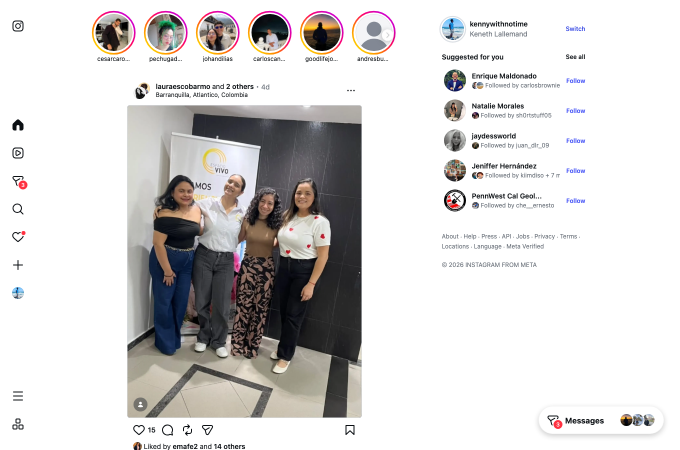
#> input picture reports/inspect.png, 1360 x 900 px (shown at 1/2 size)
$ python make-icons.py ../reports/inspect.png
#> lines starting #> are read from the running program, lines starting #| are printed output that depends on the picture
#!/usr/bin/env python3
"""Genera todos los iconos desde un PNG cuadrado (idealmente 1024x1024).

    python3 tools/make-icons.py <fuente.png> [--preview <dir>]

- iOS 1024: cuadrado completo, sin alfa (App Store lo exige).
- macOS: squircle con margen y esquinas transparentes, todas las tallas.
- Extensión: 16/32/48/128 (squircle, alfa).
- Reescribe AppIcon.appiconset/Contents.json.
"""
import json
import os
import sys
from PIL import Image, ImageDraw

SRC = sys.argv[1] if len(sys.argv) > 1 else "/tmp/barelysocial-icon-src.png"
PREVIEW = None
if "--preview" in sys.argv:
    PREVIEW = sys.argv[sys.argv.index("--preview") + 1]

EXT = "extension/icons"
APP = "BarelySocial/Shared (App)/Assets.xcassets/AppIcon.appiconset"


def square(im):
    im = im.convert("RGBA")
    side = min(im.size)
#> side = 900
    left = (im.width - side) // 2
#> left = 230
    top = (im.height - side) // 2
#> top = 0
    return im.crop((left, top, left + side, top + side))
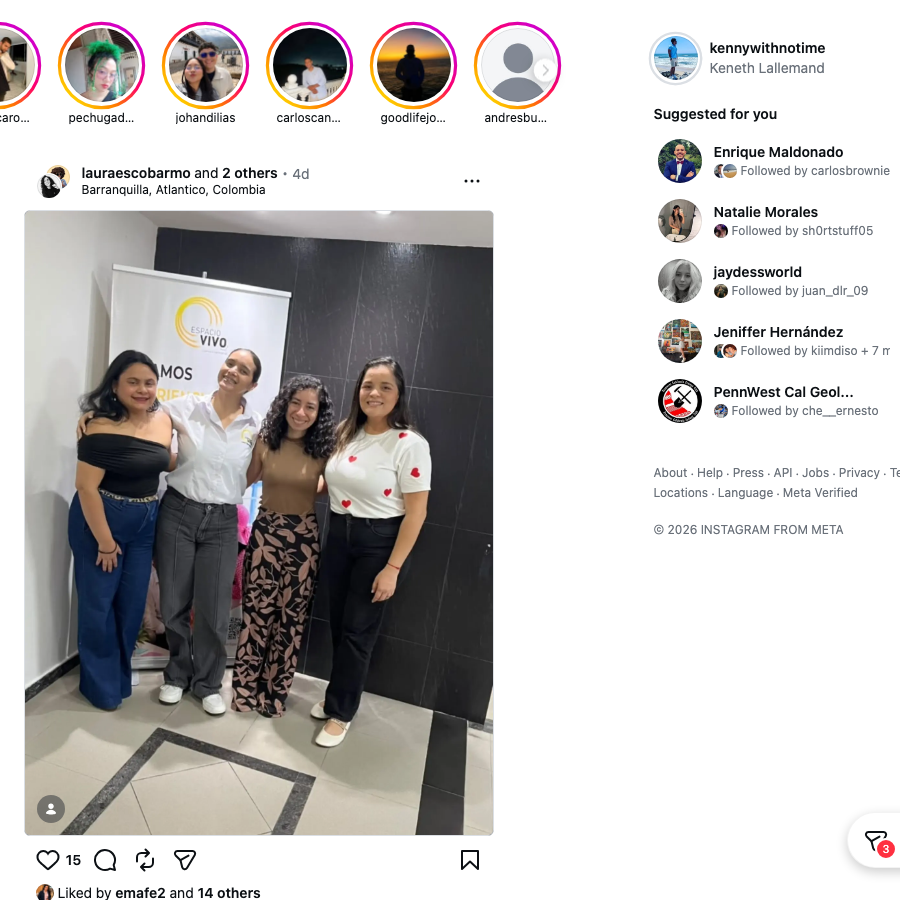
#> returned value: PIL image 900x900 RGBA; mean R, G, B, A 196.7, 194.1, 193.2, 255


def squircle(im, size, radius=0.225, margin=0.06):
    """Icono macOS: fuente recortada en squircle con margen transparente."""
    inner = max(1, round(size * (1 - 2 * margin)))
    off = (size - inner) // 2
    canvas = Image.new("RGBA", (size, size), (0, 0, 0, 0))
    img = im.resize((inner, inner), Image.LANCZOS)
    mask = Image.new("L", (inner, inner), 0)
    ImageDraw.Draw(mask).rounded_rectangle(
        [0, 0, inner - 1, inner - 1], radius=round(inner * radius), fill=255
    )
    canvas.paste(img, (off, off), mask)
    return canvas


def out(path):
    if PREVIEW:
        path = os.path.join(PREVIEW, os.path.basename(path))
    os.makedirs(os.path.dirname(path) or ".", exist_ok=True)
    return path


src = square(Image.open(SRC))

# --- extensión ---
for s in (16, 32, 48, 128):
    squircle(src, s, margin=0.04).save(out(f"{EXT}/icon-{s}.png"))
#> this loop made 4 passes
#> pass 1, `squircle(src, s, margin=0.04).save(out(f"{EXT}/icon-{s}.png"))`:
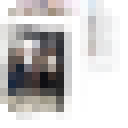
#> saved as icon-16.png: PIL image 16x16 RGBA (shown 8 times larger); mean R, G, B, A 160.7, 158.6, 157.9, 212.2; transparent parts drawn white

# --- app ---
mac = {
    "icon_16.png": 16, "icon_16@2x.png": 32,
    "icon_32.png": 32, "icon_32@2x.png": 64,
    "icon_128.png": 128, "icon_128@2x.png": 256,
    "icon_256.png": 256, "icon_256@2x.png": 512,
    "icon_512.png": 512, "icon_512@2x.png": 1024,
}
for name, px in mac.items():
    squircle(src, px).save(out(f"{APP}/{name}"))
#> this loop made 10 passes
#> pass 1, `squircle(src, px).save(out(f"{APP}/{name}"))`:
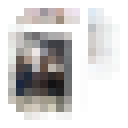
#> saved as icon_16.png: PIL image 16x16 RGBA (shown 8 times larger); mean R, G, B, A 138.4, 136.5, 135.9, 183.3; transparent parts drawn white
#> pass 2, in squircle (call 6), `img = im.resize((inner, inner), Image.LANCZOS)`:
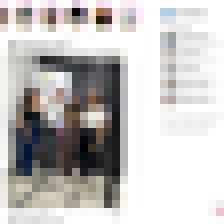
#> img: PIL image 28x28 RGBA (shown 8 times larger); mean R, G, B, A 196, 193.4, 192.6, 255
#> pass 2, `squircle(src, px).save(out(f"{APP}/{name}"))`:
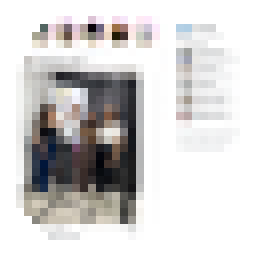
#> saved as icon_16@2x.png: PIL image 32x32 RGBA (shown 8 times larger); mean R, G, B, A 140.9, 139.1, 138.4, 185.3; transparent parts drawn white

# iOS: cuadrado completo, aplanado (sin canal alfa)
ios = src.resize((1024, 1024), Image.LANCZOS)
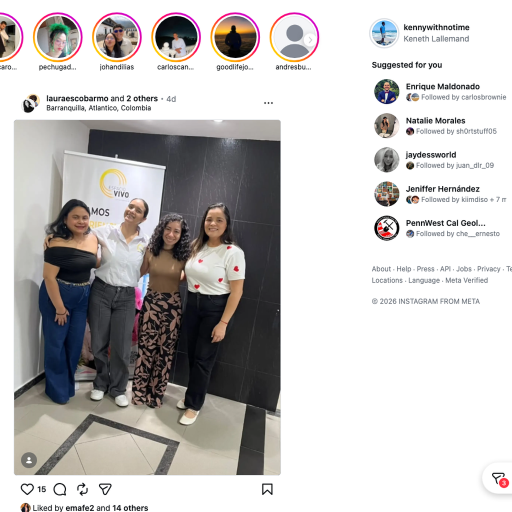
#> ios: PIL image 1024x1024 RGBA (shown at 1/2 size); mean R, G, B, A 196.5, 193.9, 193, 255
flat = Image.new("RGB", ios.size, (21, 23, 28))
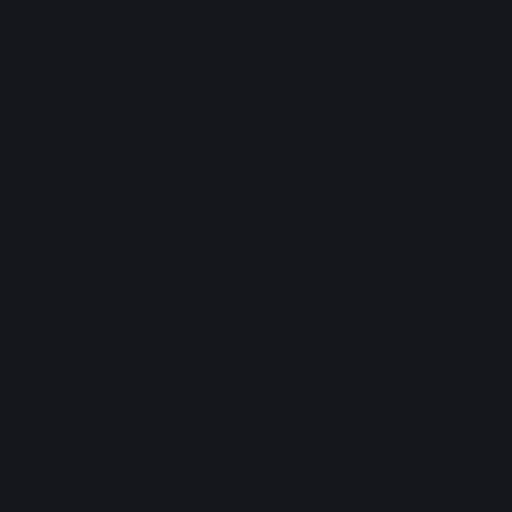
#> flat: PIL image 1024x1024 RGB (shown at 1/2 size); mean R, G, B 21, 23, 28
flat.paste(ios, mask=ios.split()[-1])
flat.save(out(f"{APP}/icon_ios_1024.png"))

contents = {
    "images": [
        {"filename": "icon_ios_1024.png", "idiom": "universal", "platform": "ios", "size": "1024x1024"},
        {"appearances": [{"appearance": "luminosity", "value": "dark"}], "filename": "icon_ios_1024.png", "idiom": "universal", "platform": "ios", "size": "1024x1024"},
        {"appearances": [{"appearance": "luminosity", "value": "tinted"}], "filename": "icon_ios_1024.png", "idiom": "universal", "platform": "ios", "size": "1024x1024"},
        {"filename": "icon_16.png", "idiom": "mac", "scale": "1x", "size": "16x16"},
        {"filename": "icon_16@2x.png", "idiom": "mac", "scale": "2x", "size": "16x16"},
        {"filename": "icon_32.png", "idiom": "mac", "scale": "1x", "size": "32x32"},
        {"filename": "icon_32@2x.png", "idiom": "mac", "scale": "2x", "size": "32x32"},
        {"filename": "icon_128.png", "idiom": "mac", "scale": "1x", "size": "128x128"},
        {"filename": "icon_128@2x.png", "idiom": "mac", "scale": "2x", "size": "128x128"},
        {"filename": "icon_256.png", "idiom": "mac", "scale": "1x", "size": "256x256"},
        {"filename": "icon_256@2x.png", "idiom": "mac", "scale": "2x", "size": "256x256"},
        {"filename": "icon_512.png", "idiom": "mac", "scale": "1x", "size": "512x512"},
        {"filename": "icon_512@2x.png", "idiom": "mac", "scale": "2x", "size": "512x512"},
    ],
    "info": {"author": "xcode", "version": 1},
}
if not PREVIEW:
    with open(f"{APP}/Contents.json", "w") as f:
        f.write(json.dumps(contents, indent=2) + "\n")

print("icons listos" + (f" en {PREVIEW}" if PREVIEW else ""))
